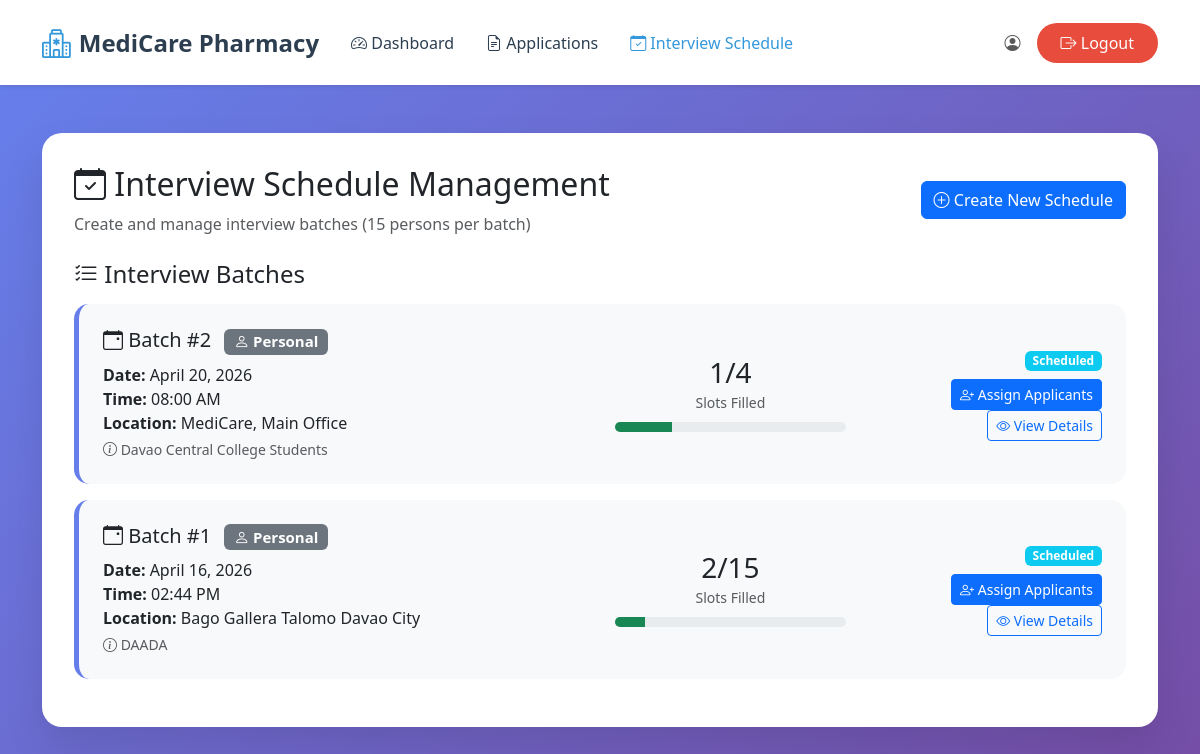
Page /Users/hr/interview_schedule.php (signed in) on the committed database.
### tables this page shows
CREATE TABLE `interview_schedule` (
  `id` int(11) NOT NULL,
  `batch_number` int(11) NOT NULL,
  `interview_date` date NOT NULL,
  `interview_time` time NOT NULL,
  `interview_type` enum('personal','online') DEFAULT 'personal',
  `location` varchar(255) DEFAULT NULL,
  `online_meeting_link` varchar(500) DEFAULT NULL,
  `online_meeting_id` varchar(255) DEFAULT NULL,
  `online_meeting_password` varchar(255) DEFAULT NULL,
  `max_slots` int(11) DEFAULT 15,
  `filled_slots` int(11) DEFAULT 0,
  `status` enum('scheduled','ongoing','completed','cancelled') DEFAULT 'scheduled',
  `notes` text DEFAULT NULL,
  `created_by` int(11) NOT NULL,
  `created_at` timestamp NOT NULL DEFAULT current_timestamp(),
  `updated_at` timestamp NOT NULL DEFAULT current_timestamp() ON UPDATE current_timestamp()
);

### Users/hr/interview_schedule.php (the view, shortened to what this page needs)
<?php
require_once '../../config.php';
$full_name = $_SESSION['full_name'];
$schedules_sql = "SELECT s.*, u.first_name, u.last_name,
                  (SELECT COUNT(*) FROM interview_assignments WHERE schedule_id = s.id) as actual_filled
                  FROM interview_schedule s
                  LEFT JOIN users u ON s.created_by = u.id
                  ORDER BY s.interview_date DESC, s.interview_time DESC";
$schedules_result = $conn->query($schedules_sql);
$schedules = [];
while ($row = $schedules_result->fetch_assoc()) {
    $schedules[] = $row;
}
?>
<!DOCTYPE html>
<html lang="en">
<head>
    <link href="https://cdn.jsdelivr.net/npm/bootstrap@5.3.0/dist/css/bootstrap.min.css" rel="stylesheet">
    <link rel="stylesheet" href="https://cdn.jsdelivr.net/npm/bootstrap-icons@1.11.0/font/bootstrap-icons.css">
    <link rel="stylesheet" href="../../style.css">
</head>
<body>
    <nav class="navbar navbar-expand-lg navbar-light bg-white shadow-sm">
        <div class="container">
            <a class="navbar-brand" href="dashboard.php">
                <i class="bi bi-hospital"></i> MediCare Pharmacy
            </a>
            <div class="collapse navbar-collapse" id="navbarNav">
                <ul class="navbar-nav me-auto">
                    <li class="nav-item">
                        <a class="nav-link" href="dashboard.php">
                            <i class="bi bi-speedometer2"></i> Dashboard
                        </a>
                    </li>
                    <li class="nav-item">
                        <a class="nav-link" href="internship_applications.php">
                            <i class="bi bi-file-earmark-text"></i> Applications
                        </a>
                    </li>
                    <li class="nav-item">
                        <a class="nav-link active" href="interview_schedule.php">
                            <i class="bi bi-calendar-check"></i> Interview Schedule
                        </a>
                    </li>
                </ul>
                <div class="navbar-nav ms-auto">
                    <span class="navbar-text me-3">
                        <i class="bi bi-person-circle"></i> <?php echo htmlspecialchars($full_name); ?>
                    </span>
                    <a href="../logout.php" class="btn btn-logout">
                        <i class="bi bi-box-arrow-right"></i> Logout
                    </a>
                </div>
            </div>
        </div>
    </nav>
    <div class="schedule-container">
        <div class="container">
            <div class="schedule-card">
                <div class="d-flex justify-content-between align-items-center mb-4">
                    <div>
                        <h2><i class="bi bi-calendar-check"></i> Interview Schedule Management</h2>
                        <p class="text-muted mb-0">Create and manage interview batches (15 persons per batch)</p>
                    </div>
                    <button class="btn btn-primary" data-bs-toggle="modal" data-bs-target="#createScheduleModal">
                        <i class="bi bi-plus-circle"></i> Create New Schedule
                    </button>
                </div>
                <h4 class="mt-4 mb-3"><i class="bi bi-list-check"></i> Interview Batches</h4>
                <?php if (empty($schedules)): ?>
                    <div class="text-center py-5">
                        <i class="bi bi-calendar-x" style="font-size: 4rem; color: #6c757d;"></i>
                        <h4 class="mt-3">No Interview Schedules Yet</h4>
                        <p class="text-muted">Create your first interview schedule to get started.</p>
                    </div>
                <?php else: ?>
                    <?php foreach ($schedules as $schedule): ?>
                        <?php
                        $is_full = $schedule['actual_filled'] >= $schedule['max_slots'];
                        $is_completed = $schedule['status'] === 'completed';
                        $card_class = $is_completed ? 'completed' : ($is_full ? 'full' : '');
                        ?>
                        <div class="batch-card <?php echo $card_class; ?>">
                            <div class="row align-items-center">
                                <div class="col-md-6">
                                    <h5>
                                        <i class="bi bi-calendar-event"></i> Batch #<?php echo $schedule['batch_number']; ?>
                                        <?php if ($schedule['interview_type'] === 'online'): ?>
                                            <span class="badge bg-info ms-2">
                                                <i class="bi bi-camera-video"></i> Online
                                            </span>
                                        <?php else: ?>
                                            <span class="badge bg-secondary ms-2">
                                                <i class="bi bi-person"></i> Personal
                                            </span>
                                        <?php endif; ?>
                                    </h5>
                                    <p class="mb-1">
                                        <strong>Date:</strong> <?php echo date('F d, Y', strtotime($schedule['interview_date'])); ?><br>
                                        <strong>Time:</strong> <?php echo date('h:i A', strtotime($schedule['interview_time'])); ?><br>
                                        <?php if ($schedule['interview_type'] === 'online'): ?>
                                            <strong>Meeting Link:</strong>
                                            <?php if ($schedule['online_meeting_link']): ?>
                                                <a href="<?php echo htmlspecialchars($schedule['online_meeting_link']); ?>" target="_blank" class="text-primary">
                                                    <i class="bi bi-link-45deg"></i> Join Meeting
                                                </a>
                                            <?php else: ?>
                                                <span class="text-muted">Not set</span>
                                            <?php endif; ?>
                                            <br>
                                            <?php if ($schedule['online_meeting_id']): ?>
                                                <strong>Meeting ID:</strong> <?php echo htmlspecialchars($schedule['online_meeting_id']); ?><br>
                                            <?php endif; ?>
                                            <?php if ($schedule['online_meeting_password']): ?>
                                                <strong>Password:</strong> <?php echo htmlspecialchars($schedule['online_meeting_password']); ?><br>
                                            <?php endif; ?>
                                        <?php else: ?>
                                            <strong>Location:</strong> <?php echo htmlspecialchars($schedule['location']); ?>
                                        <?php endif; ?>
                                    </p>
                                    <?php if ($schedule['notes']): ?>
                                        <p class="mb-0 small text-muted">
                                            <i class="bi bi-info-circle"></i> <?php echo htmlspecialchars($schedule['notes']); ?>
                                        </p>
                                    <?php endif; ?>
                                </div>
                                <div class="col-md-3 text-center">
                                    <h3 class="mb-0"><?php echo $schedule['actual_filled']; ?>/<?php echo $schedule['max_slots']; ?></h3>
                                    <small class="text-muted">Slots Filled</small>
                                    <div class="progress mt-2" style="height: 10px;">
                                        <div class="progress-bar <?php echo $is_full ? 'bg-danger' : 'bg-success'; ?>"
                                             style="width: <?php echo ($schedule['actual_filled'] / $schedule['max_slots']) * 100; ?>%"></div>
                                    </div>
                                </div>
                                <div class="col-md-3 text-end">
                                    <span class="badge bg-<?php
                                        echo $schedule['status'] === 'completed' ? 'success' :
                                             ($schedule['status'] === 'cancelled' ? 'danger' :
                                             ($schedule['status'] === 'ongoing' ? 'warning' : 'info'));
                                    ?> mb-2">
                                        <?php echo ucfirst($schedule['status']); ?>
                                    </span><br>
                                    <?php if (!$is_full && $schedule['status'] === 'scheduled'): ?>
                                        <button class="btn btn-sm btn-primary"
                                                onclick="openAssignModal(<?php echo $schedule['id']; ?>, <?php echo $schedule['batch_number']; ?>, <?php echo $schedule['max_slots'] - $schedule['actual_filled']; ?>)">
                                            <i class="bi bi-person-plus"></i> Assign Applicants
                                        </button>
                                    <?php endif; ?>
                                    <a href="view_interview_batch.php?id=<?php echo $schedule['id']; ?>"
                                       class="btn btn-sm btn-outline-primary">
                                        <i class="bi bi-eye"></i> View Details
                                    </a>
                                </div>
                            </div>
                        </div>
                    <?php endforeach; ?>
                <?php endif; ?>
            </div>
        </div>
    </div>
</body>
</html>

### style.css (style rules this page uses)
* { margin: 0; padding: 0; box-sizing: border-box; }
body { font-family: 'Segoe UI', Tahoma, Geneva, Verdana, sans-serif; overflow-x: hidden; }
.navbar { background-color: rgba(255, 255, 255, 0.95); backdrop-filter: blur(10px); box-shadow: 0 2px 10px rgba(0, 0, 0, 0.1); padding: 1rem 0; z-index: 1000; }
.navbar-brand { font-weight: bold; font-size: 1.5rem; color: #2c3e50 !important; display: flex; align-items: center; gap: 0.5rem; }
.navbar-brand i { color: #3498db; font-size: 1.8rem; }
.navbar-nav .nav-link { color: #2c3e50 !important; font-weight: 500; margin: 0 0.5rem; transition: color 0.3s ease; }
.navbar-nav .nav-link:hover, .navbar-nav .nav-link.active { color: #3498db !important; }

### Users/hr/interview_schedule.php (style rules this page uses)
.schedule-container { min-height: 100vh; background: linear-gradient(135deg, #667eea 0%, #764ba2 100%); padding: 2rem 0; }
.schedule-card { background: white; border-radius: 20px; box-shadow: 0 20px 40px rgba(0, 0, 0, 0.1); padding: 2rem; margin: 1rem 0; }
.batch-card { background: #f8f9fa; border-radius: 15px; padding: 1.5rem; margin-bottom: 1rem; border-left: 5px solid #667eea; }
.btn-logout { background: #e74c3c; color: white; border: none; border-radius: 25px; padding: 0.5rem 1.5rem; transition: all 0.3s ease; }

### rows in the picture
interview_schedule: batch_number "2", interview_type "personal" (drawn), interview_date "April 20, 2026", interview_time "08:00 AM", location "MediCare, Main Office", notes "Davao Central College Students", actual_filled "1", max_slots "4", status "Scheduled"
interview_schedule: batch_number "1", interview_type "personal" (drawn), interview_date "April 16, 2026", interview_time "02:44 PM", location "Bago Gallera Talomo Davao City", notes "DAADA", actual_filled "2", max_slots "15", status "Scheduled"
